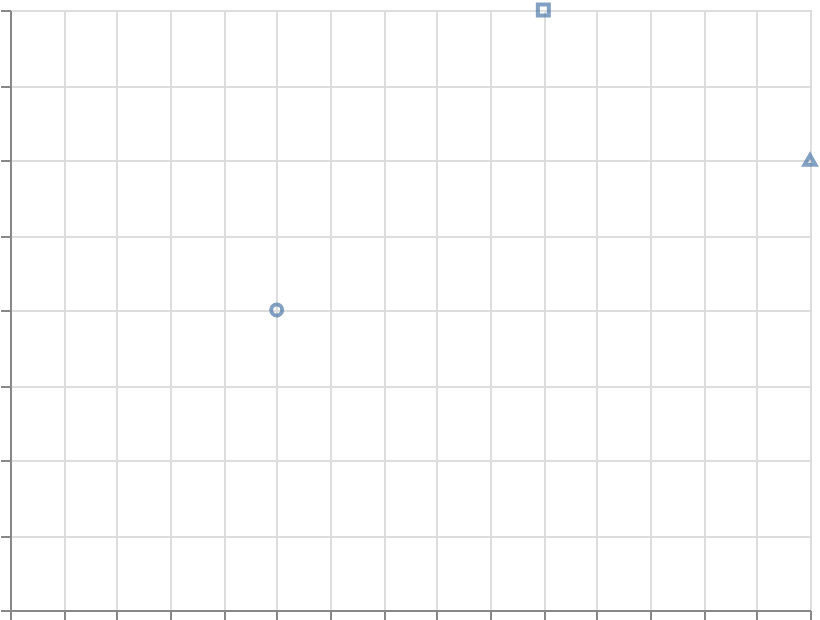

Vega-Lite specification stored for this chart:
### Vega-Lite specification from a JSON file in a GitHub repository (floating-point values rounded to 4 significant figures)
{"$schema": "https://vega.github.io/schema/vega-lite/v6.json", "width": 400, "height": 300, "padding": 5, "autosize": "none", "data": {"name": "table", "values": [{"x": 1, "y": 2, "shape": "A"}, {"x": 2, "y": 4, "shape": "B"}, {"x": 3, "y": 3, "shape": "C"}]}, "mark": "point", "encoding": {"x": {"field": "x", "type": "quantitative"}, "y": {"field": "y", "type": "quantitative"}, "shape": {"field": "shape", "type": "nominal"}}}
